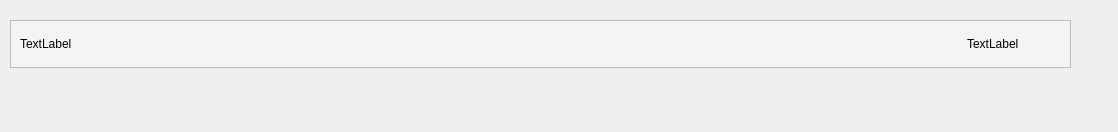
<?xml version="1.0" encoding="UTF-8"?>
<ui version="4.0">
 <class>Form</class>
 <widget class="QWidget" name="Form">
  <property name="geometry">
   <rect>
    <x>0</x>
    <y>0</y>
    <width>1118</width>
    <height>132</height>
   </rect>
  </property>
  <property name="windowTitle">
   <string>Form</string>
  </property>
  <widget class="QFrame" name="qframe_container_row">
   <property name="geometry">
    <rect>
     <x>10</x>
     <y>20</y>
     <width>1061</width>
     <height>48</height>
    </rect>
   </property>
   <property name="styleSheet">
    <string notr="true">background-color: rgb(244, 244, 244);</string>
   </property>
   <property name="frameShape">
    <enum>QFrame::StyledPanel</enum>
   </property>
   <property name="frameShadow">
    <enum>QFrame::Raised</enum>
   </property>
   <layout class="QVBoxLayout" name="verticalLayout">
    <item>
     <layout class="QHBoxLayout" name="horizontalLayout" stretch="10,1">
      <item>
       <widget class="QLabel" name="lb_path">
        <property name="enabled">
         <bool>true</bool>
        </property>
        <property name="text">
         <string>TextLabel</string>
        </property>
       </widget>
      </item>
      <item>
       <widget class="QLabel" name="label_size">
        <property name="enabled">
         <bool>true</bool>
        </property>
        <property name="text">
         <string>TextLabel</string>
        </property>
       </widget>
      </item>
     </layout>
    </item>
   </layout>
  </widget>
 </widget>
 <resources/>
 <connections/>
</ui>
